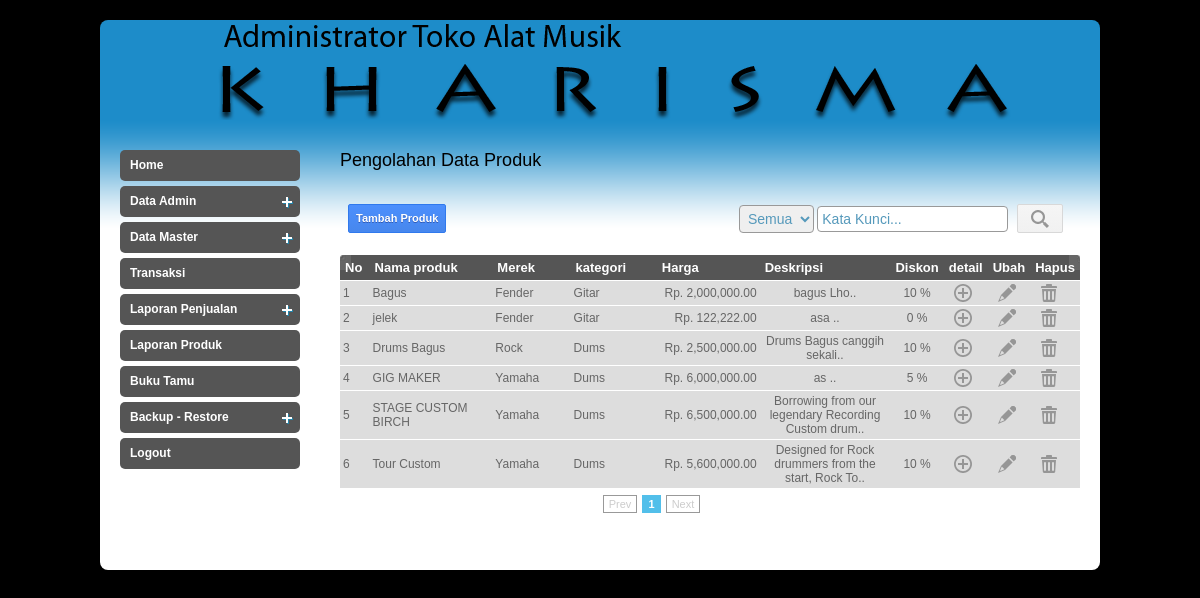
The app's page /admin/index.php?page=produk (signed in), older data.
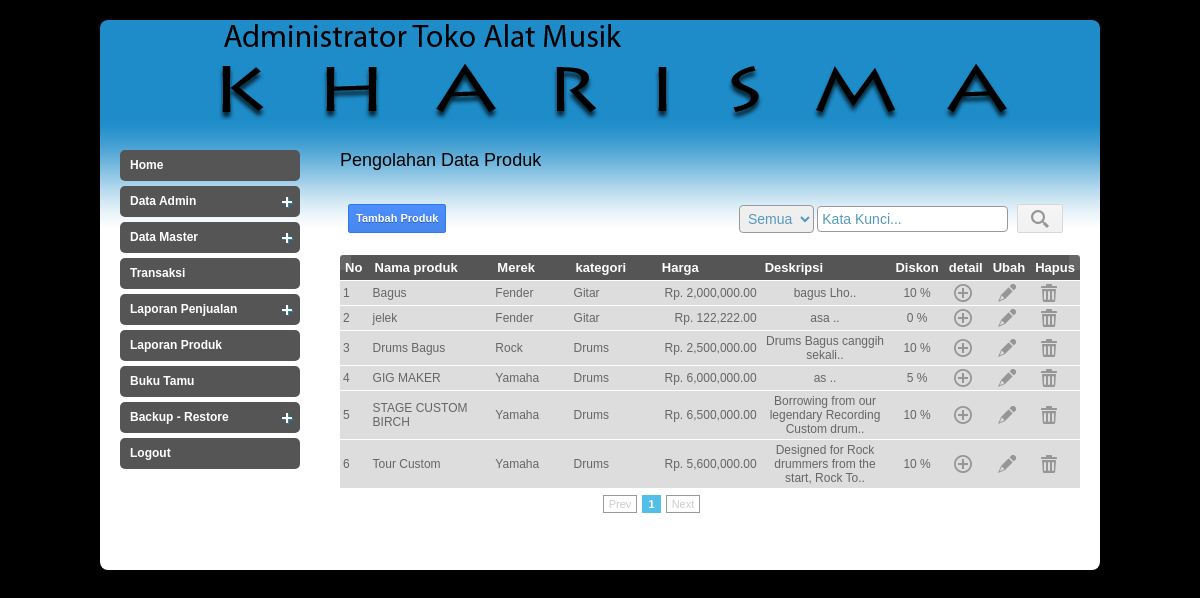
The same page, newer data.
### tables this page shows
CREATE TABLE `t_produk` (
  `id_produk` int(4) unsigned zerofill NOT NULL auto_increment,
  `id_merek` int(11) NOT NULL,
  `id_kategori` int(4) NOT NULL,
  `nama_produk` varchar(100) NOT NULL,
  `harga_produk` int(11) NOT NULL,
  `deskripsi_produk` text NOT NULL,
  `diskon_produk` int(11) NOT NULL,
  `rating_produk` float NOT NULL,
  `voterrating_produk` int(11) NOT NULL,
  `viewcounter_produk` int(11) NOT NULL,
  PRIMARY KEY  (`id_produk`)
);

CREATE TABLE `t_kategori` (
  `id_kategori` int(4) NOT NULL auto_increment,
  `kode_kategori` varchar(20) NOT NULL,
  `nama_kategori` varchar(100) NOT NULL,
  `deskripsi_kategori` text NOT NULL,
  PRIMARY KEY  (`id_kategori`)
);

CREATE TABLE `t_merek` (
  `id_merek` int(11) NOT NULL auto_increment,
  `kode_merek` varchar(3) NOT NULL,
  `nama_merek` varchar(50) NOT NULL,
  `deskripsi_merek` text NOT NULL,
  PRIMARY KEY  (`id_merek`),
  UNIQUE KEY `nama_kategori` (`nama_merek`)
);

### admin/inc/produk.php (the view, shortened to what the changed rows need)
<h2>Pengolahan Data Produk</h2>
<?php
if(isset($_GET['act'])){
	if($_GET['act'] == 'add'){
	?>
    <form action="" method="post" enctype="multipart/form-data" id="registrationform">
        <table>
        	<tr>
            	<td><label for="kategori">Nama Kategori :</label></td>
            	<td>
                		<select size="1" name="id_kategori" id="kategori" class="inputan">
                        <?php
						$qproduk = mysql_query("SELECT * FROM t_kategori");
						while($dproduk = mysql_fetch_array($qproduk)){
						?>
                        	<option value="<?php echo $dproduk['id_kategori']; ?>"><?php echo $dproduk['nama_kategori']; ?></option>
                        <?php
						}
						?>
                        </select>
               	</td>
            </tr>
        	<tr>
            	<td><label for="kategori">Nama Merek :</label></td>
            	<td>
                		<select size="1" name="id_merek" id="merek" class="inputan">
                        <?php
						$qmerek = mysql_query("SELECT * FROM t_merek");
						while($dmerek = mysql_fetch_array($qmerek)){
						?>
                        	<option value="<?php echo $dmerek['id_merek']; ?>"><?php echo $dmerek['nama_merek']; ?></option>
                        <?php
						}
						?>
                        </select>
               	</td>
            </tr>
            <tr>
                <td><label for="nama">Nama produk :</label></td>
                <td>
                	<input type="text" name="nama" id="nama" size="40" maxlength="50" class="inputan"/>
                </td>
            </tr>
            <tr>
                <td><label for="harga">Harga :</label></td>
                <td><input type="text" name="harga" id="harga" size="20" maxlength="15" class="inputan"/></td>
            </tr>
            <tr>
                <td><label for="diskon">Diskon :</label></td>
                <td><input name="diskon" id="diskon" size="3" maxlength="6" class="inputan"/>&nbsp;<strong>%</strong></td>
            </tr>
            <tr>
                <td><label for="deskripsi">Deskripsi :</label></td>
                <td><textarea name="deskripsi" id="deskripsi" rows="5" cols="60" class="inputan"></textarea></td>
            </tr>
            <tr>
                <td colspan="2">
                    <div id="gambarupload">
                    <table>
                        <tr>
                            <td width="99"><label for="upload">Upload :</label></td>
                            <td><input type="file" name="upload[]" id="upload" /></td>
                        </tr>
                    </table>
                    </div>
                    <div id="app"></div>
                </td>
            </tr>
            <!--<tr>
                <td colspan="2">
    				<a href="#" id="tambahbtn"><img src="images/addpic.png" border="0" /></a>
                </td>
            </tr>-->
            <tr>
                <td colspan="2" align="center">
                	<button name="save" class="blue"/><span class="label1">Simpan</span></button>
                    <a class="button red" href="?page=produk"/><span class="label1">Batal</span></a>
                </td>
            </tr>
        </table>
	</form>
    <script>
		$("#tambahbtn").click(function(){
			$("#gambarupload").clone().appendTo('#app');
		});
	</script>
	<?php
	}
	elseif($_GET['act'] == 'edit'){
	$id_produk = addslashes($_GET['idb']);
	$qproduk = mysql_query("SELECT * FROM t_produk as a, t_kategori as b
							WHERE a.id_kategori = b.id_kategori
							AND a.id_produk = '$id_produk'
							GROUP BY a.id_produk") or die(mysql_error());
	$dproduk = mysql_fetch_array($qproduk);
	?>
    <form action="" method="post" enctype="multipart/form-data" onSubmit="return conf();" id="registrationform">
        <table>
        	<tr>
            	<td><label for="kategori">Nama Kategori :</label></td>
            	<td>
                		<select size="1" name="id_kategori" id="kategori">
                        <?php
						$qkat = mysql_query("SELECT * FROM t_kategori");
						while($dkat = mysql_fetch_array($qkat)){
						?>
                        	<option value="<?php echo $dkat['id_kategori']; ?>" <?php echo($dproduk['id_kategori'] == $dkat['id_kategori'])?"selected":""; ?>><?php echo $dkat['nama_kategori']; ?></option>
                        <?php
						}
						?>
                        </select>
               	</td>
            </tr>
        	<tr>
            	<td><label for="merek">Nama Merek :</label></td>
            	<td>
                		<select size="1" name="id_merek" id="merek">
                        <?php
						$qmer = mysql_query("SELECT * FROM t_merek");
						while($dmer = mysql_fetch_array($qmer)){
						?>
                        	<option value="<?php echo $dmer['id_merek']; ?>" <?php echo($dproduk['id_merek'] == $dmer['id_merek'])?"selected":""; ?>><?php echo $dmer['nama_merek']; ?></option>
                        <?php
						}
						?>
                        </select>
               	</td>
            </tr>
            <tr>
                <td><label for="nama">Nama produk :</label></td>
                <td colspan="2">
                	<input type="text" name="nama" id="nama" size="40" maxlength="50" value="<?php echo $dproduk['nama_produk']; ?>" class="inputan"/>
                </td>
            </tr>
            <tr>
                <td><label for="harga">Harga :</label></td>
                <td colspan="2"><input type="text" name="harga" id="harga" size="20" maxlength="15" value="<?php echo $dproduk['harga_produk']; ?>" class="inputan"/></td>
            </tr>
            <tr>
                <td><label for="diskon">Diskon :</label></td>
                <td colspan="2"><input name="diskon" id="diskon" size="3" maxlength="6" value="<?php echo $dproduk['diskon_produk']; ?>" class="inputan"/>&nbsp;<strong>%</strong></td>
            </tr>
            <tr>
                <td><label for="deskripsi">Deskripsi :</label></td>
                <td colspan="2"><textarea name="deskripsi" id="deskripsi" rows="5" cols="60">
				<?php echo $dproduk['deskripsi_produk']; ?></textarea></td>
            </tr>
			<?php
        	$qgambar = mysql_query("SELECT * FROM t_gambar
									WHERE id_produk = $dproduk[id_produk]
									ORDER BY id_gambar ASC");
        	while($dgambar = mysql_fetch_array($qgambar)){
            ?>
            <tr>
                <td><label for="upload">Upload :</label></td>
                <td><img src="../gambar/produk/<?php echo $dgambar['nama_gambar']; ?>" width="40" height="40" />
					<?php
                    if($dgambar['profile_gambar'] != 1){
                    ?>
                        <a href="?page=produk&act=delgambar&idg=<?php echo $dgambar['id_gambar']; ?>">
                        <img src="images/trash.png" alt="" title="" border="0" /></a>
                    <?php
                    }
                    ?>
                </td>
                <td>
                	<input type="hidden" name="id_produk" value="<?php echo $id_produk; ?>" />
                    <input type="file" name="upload[]" id="upload" />
                </td>
            </tr>
            <?php
			}
			?>
            <tr>
                <td colspan="3" align="center">
                	<button name="update" class="blue"/><span class="label1">Ubah</span></button>
                    <a class="button red" href="?page=produk"/><span class="label1">Batal</span></a>
                </td>
            </tr>
        </table>
	</form>
    <br />
    </table>
    </form>
    <script>
		$("#tambahbtn").click(function(){
			$("#gambarupload").clone().appendTo('#app');
		});
	</script>
	<?php
	}
}
else
{
	$batas   = 10;
	if(empty($halaman)){
		$posisi  = 0;
	}
	else{
		$posisi = ($halaman-1) * $batas;
	}
	?>
    <?php
	if(isset($_POST['type'])){
		$type = addslashes($_POST['type']);
		if($type == 0)
			$sqlquery = "";
		elseif($type == 1)
			$sqlquery = "AND nama_produk LIKE '%$_POST[textcari]%'";
	}
	else{
		$sqlquery = "";
	}
	?>
    <br />
	<table width="592" id="rounded-corner">
		<thead>
			<tr>
				<th width="51" class="rounded-company" scope="col">No</th>
				<th width="300" class="rounded" scope="col">Nama produk</th>
				<th width="150" class="rounded" scope="col">Merek</th>
				<th width="150" class="rounded" scope="col">kategori</th>
				<th width="170" class="rounded" scope="col">Harga</th>
				<th width="300" class="rounded" scope="col">Deskripsi</th>
				<th width="32" class="rounded" scope="col">Diskon</th>
				<th width="32" class="rounded" scope="col">detail</th>
				<th width="32" class="rounded" scope="col">Ubah</th>
				<th width="32" class="rounded-q4" scope="col">Hapus</th>
			</tr>
		</thead>
		<tbody>
			<?php
			$qproduk = mysql_query("SELECT * FROM t_produk a, t_kategori b, t_merek c
									WHERE a.id_kategori = b.id_kategori
									AND a.id_merek=c.id_merek
									$sqlquery
									GROUP BY a.id_produk
									LIMIT $posisi,$batas") or die(mysql_error());
			$kolom=1;
			$i=0;
			$no = $posisi+1;
			while($dproduk = mysql_fetch_array($qproduk)){
				if ($i >= $kolom){
					echo "<tr class='row$dproduk[id_produk]'>";
				}
			?>
				<td><?php echo $no; ?></td>
				<td><?php echo $dproduk['nama_produk']; ?></td>
				<td><?php echo $dproduk['nama_merek']; ?></td>
				<td><?php echo $dproduk['nama_kategori']; ?></td>
				<td align="right">Rp. <?php echo number_format($dproduk['harga_produk'],"2",".",","); ?></td>
				<td align="center"><?php echo substr($dproduk['deskripsi_produk'],0,50); ?>..</td>
				<td align="center"><?php echo $dproduk['diskon_produk']; ?> %</td>
				<td align="center">
					<a href="?page=detailproduk&idp=<?php echo $dproduk['id_produk']; ?>" title="Tambah Detail Produk">
                    <span class="icon icon3"></span></a></td>
				<td align="center">
                	<a href="?page=produk&act=edit&idb=<?php echo $dproduk['id_produk']; ?>" title="Ubah">
                	<span class="icon icon145"></span>
                    </a>
                </td>
				<td align="center">
					<a href="<?php echo $dproduk['id_produk']; ?>" id="produk" class="ask" title="Hapus">
                	<span class="icon icon186"></span>
					</a>
				</td>
			<?php
			$i++;
			$no++;
				if($i >= $kolom){
					echo "</tr>";
				}
			}
			?>
		</tbody>
	</table>
	<?php
}
	?>

Row changes from the older to the newer data that the page shows:
changed t_produk "Drums Bagus": id_kategori.nama_kategori "Dums" → "Drums"
changed t_produk "GIG MAKER": id_kategori.nama_kategori "Dums" → "Drums"
changed t_produk "STAGE CUSTOM BIRCH": id_kategori.nama_kategori "Dums" → "Drums"
changed t_produk "Tour Custom": id_kategori.nama_kategori "Dums" → "Drums"
